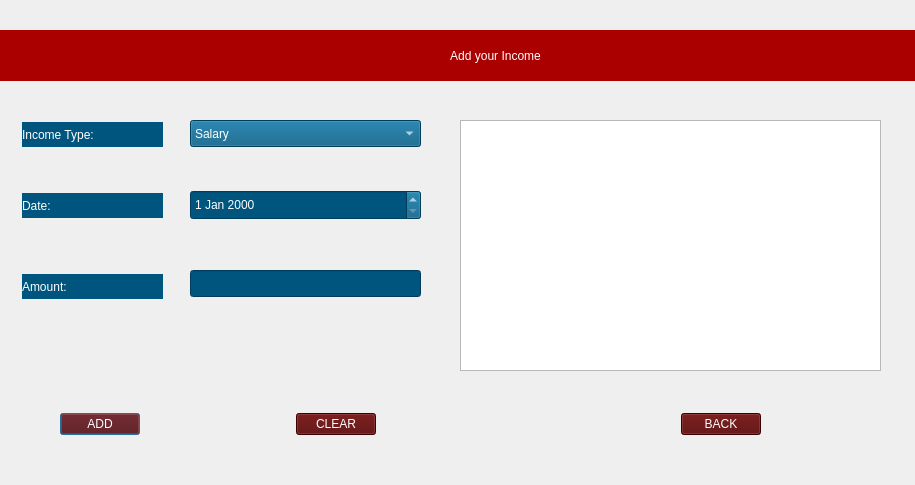
<?xml version="1.0" encoding="UTF-8"?>
<ui version="4.0">
 <class>incomeBox</class>
 <widget class="QDialog" name="incomeBox">
  <property name="geometry">
   <rect>
    <x>0</x>
    <y>0</y>
    <width>915</width>
    <height>485</height>
   </rect>
  </property>
  <property name="windowTitle">
   <string>Dialog</string>
  </property>
  <widget class="QLabel" name="label3">
   <property name="geometry">
    <rect>
     <x>22</x>
     <y>274</y>
     <width>141</width>
     <height>25</height>
    </rect>
   </property>
   <property name="styleSheet">
    <string notr="true">background-color: rgb(0, 85, 127);
color: rgb(255, 255, 255);
font: 12pt &quot;Impact&quot;;</string>
   </property>
   <property name="text">
    <string>Amount:</string>
   </property>
   <property name="alignment">
    <set>Qt::AlignmentFlag::AlignLeading|Qt::AlignmentFlag::AlignLeft|Qt::AlignmentFlag::AlignVCenter</set>
   </property>
   <property name="margin">
    <number>3</number>
   </property>
  </widget>
  <widget class="QLineEdit" name="lineEdit">
   <property name="geometry">
    <rect>
     <x>190</x>
     <y>270</y>
     <width>231</width>
     <height>27</height>
    </rect>
   </property>
   <property name="styleSheet">
    <string notr="true">font: 12pt &quot;Impact&quot;;
background-color: rgb(0, 85, 127);
color: rgb(255, 255, 255);</string>
   </property>
  </widget>
  <widget class="QLabel" name="incomebox">
   <property name="geometry">
    <rect>
     <x>22</x>
     <y>122</y>
     <width>141</width>
     <height>25</height>
    </rect>
   </property>
   <property name="styleSheet">
    <string notr="true">background-color: rgb(0, 85, 127);
color: rgb(255, 255, 255);
font: 12pt &quot;Impact&quot;;</string>
   </property>
   <property name="text">
    <string>Income Type:</string>
   </property>
   <property name="alignment">
    <set>Qt::AlignmentFlag::AlignLeading|Qt::AlignmentFlag::AlignLeft|Qt::AlignmentFlag::AlignVCenter</set>
   </property>
   <property name="margin">
    <number>3</number>
   </property>
  </widget>
  <widget class="QDateEdit" name="dateEdit_2">
   <property name="geometry">
    <rect>
     <x>190</x>
     <y>190</y>
     <width>231</width>
     <height>30</height>
    </rect>
   </property>
   <property name="styleSheet">
    <string notr="true">font: 12pt &quot;Impact&quot;;
color: rgb(255, 255, 255);
background-color: rgb(0, 85, 127);</string>
   </property>
  </widget>
  <widget class="QLabel" name="label1">
   <property name="geometry">
    <rect>
     <x>-120</x>
     <y>30</y>
     <width>1231</width>
     <height>51</height>
    </rect>
   </property>
   <property name="styleSheet">
    <string notr="true">QLabel{
	color: rgb(255, 255, 255);
	background-color: rgb(170, 0, 0);
	font: 28pt &quot;Impact&quot;;
}</string>
   </property>
   <property name="text">
    <string>Add your Income</string>
   </property>
   <property name="alignment">
    <set>Qt::AlignmentFlag::AlignCenter</set>
   </property>
   <property name="wordWrap">
    <bool>true</bool>
   </property>
   <property name="margin">
    <number>0</number>
   </property>
  </widget>
  <widget class="QComboBox" name="comboBox">
   <property name="geometry">
    <rect>
     <x>190</x>
     <y>120</y>
     <width>231</width>
     <height>27</height>
    </rect>
   </property>
   <property name="styleSheet">
    <string notr="true">background-color: rgb(0, 85, 127);
color: rgb(255, 255, 255);
font: 12pt &quot;Impact&quot;;
background-color: rgb(0, 85, 127);</string>
   </property>
   <item>
    <property name="text">
     <string>Salary</string>
    </property>
   </item>
   <item>
    <property name="text">
     <string>Savings</string>
    </property>
   </item>
   <item>
    <property name="text">
     <string>Freelance </string>
    </property>
   </item>
   <item>
    <property name="text">
     <string>Commission</string>
    </property>
   </item>
   <item>
    <property name="text">
     <string>Rental Income</string>
    </property>
   </item>
   <item>
    <property name="text">
     <string>Gifts</string>
    </property>
   </item>
   <item>
    <property name="text">
     <string>Others</string>
    </property>
   </item>
  </widget>
  <widget class="QLabel" name="label2">
   <property name="geometry">
    <rect>
     <x>22</x>
     <y>193</y>
     <width>141</width>
     <height>25</height>
    </rect>
   </property>
   <property name="styleSheet">
    <string notr="true">background-color: rgb(0, 85, 127);
color: rgb(255, 255, 255);
font: 12pt &quot;Impact&quot;;</string>
   </property>
   <property name="text">
    <string>Date:</string>
   </property>
   <property name="alignment">
    <set>Qt::AlignmentFlag::AlignLeading|Qt::AlignmentFlag::AlignLeft|Qt::AlignmentFlag::AlignVCenter</set>
   </property>
   <property name="margin">
    <number>3</number>
   </property>
  </widget>
  <widget class="QWidget" name="layoutWidget">
   <property name="geometry">
    <rect>
     <x>60</x>
     <y>410</y>
     <width>701</width>
     <height>29</height>
    </rect>
   </property>
   <layout class="QHBoxLayout" name="horizontalLayout_4">
    <item>
     <widget class="QPushButton" name="pushButton">
      <property name="styleSheet">
       <string notr="true">font: 12pt &quot;Impact&quot;;
color: rgb(255, 255, 255);
background-color: rgb(85, 0, 0);</string>
      </property>
      <property name="text">
       <string>ADD</string>
      </property>
     </widget>
    </item>
    <item>
     <spacer name="horizontalSpacer_4">
      <property name="orientation">
       <enum>Qt::Orientation::Horizontal</enum>
      </property>
      <property name="sizeHint" stdset="0">
       <size>
        <width>40</width>
        <height>20</height>
       </size>
      </property>
     </spacer>
    </item>
    <item>
     <widget class="QPushButton" name="pushButton2">
      <property name="styleSheet">
       <string notr="true">font: 12pt &quot;Impact&quot;;
color: rgb(255, 255, 255);
background-color: rgb(85, 0, 0);</string>
      </property>
      <property name="text">
       <string>CLEAR</string>
      </property>
     </widget>
    </item>
    <item>
     <spacer name="horizontalSpacer_5">
      <property name="orientation">
       <enum>Qt::Orientation::Horizontal</enum>
      </property>
      <property name="sizeHint" stdset="0">
       <size>
        <width>40</width>
        <height>20</height>
       </size>
      </property>
     </spacer>
    </item>
    <item>
     <spacer name="horizontalSpacer_6">
      <property name="orientation">
       <enum>Qt::Orientation::Horizontal</enum>
      </property>
      <property name="sizeType">
       <enum>QSizePolicy::Policy::MinimumExpanding</enum>
      </property>
      <property name="sizeHint" stdset="0">
       <size>
        <width>40</width>
        <height>20</height>
       </size>
      </property>
     </spacer>
    </item>
    <item>
     <widget class="QPushButton" name="pushButton3">
      <property name="styleSheet">
       <string notr="true">font: 12pt &quot;Impact&quot;;
color: rgb(255, 255, 255);
background-color: rgb(85, 0, 0);</string>
      </property>
      <property name="text">
       <string>BACK</string>
      </property>
     </widget>
    </item>
   </layout>
  </widget>
  <widget class="QTableView" name="table">
   <property name="geometry">
    <rect>
     <x>460</x>
     <y>120</y>
     <width>421</width>
     <height>251</height>
    </rect>
   </property>
   <property name="minimumSize">
    <size>
     <width>421</width>
     <height>0</height>
    </size>
   </property>
   <property name="toolTip">
    <string>&lt;html&gt;&lt;head/&gt;&lt;body&gt;&lt;p&gt;&lt;br/&gt;&lt;/p&gt;&lt;/body&gt;&lt;/html&gt;</string>
   </property>
  </widget>
 </widget>
 <resources/>
 <connections/>
</ui>
